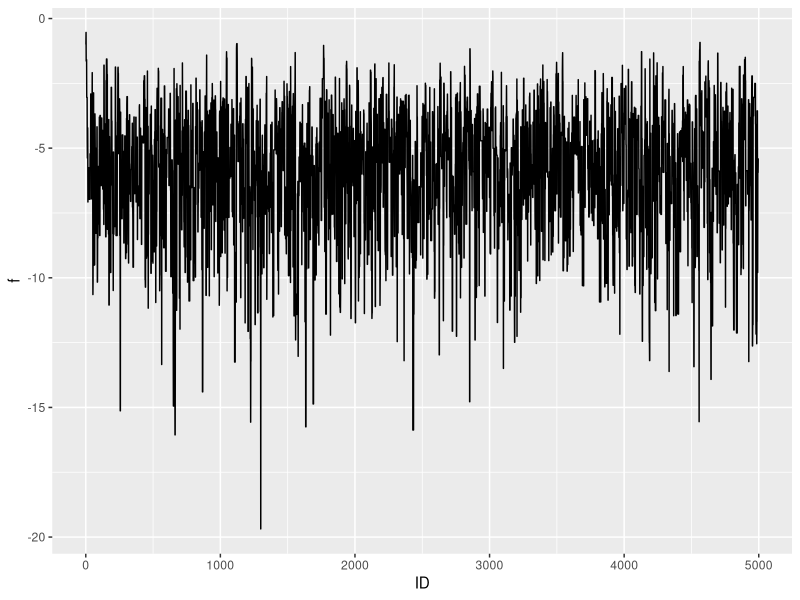
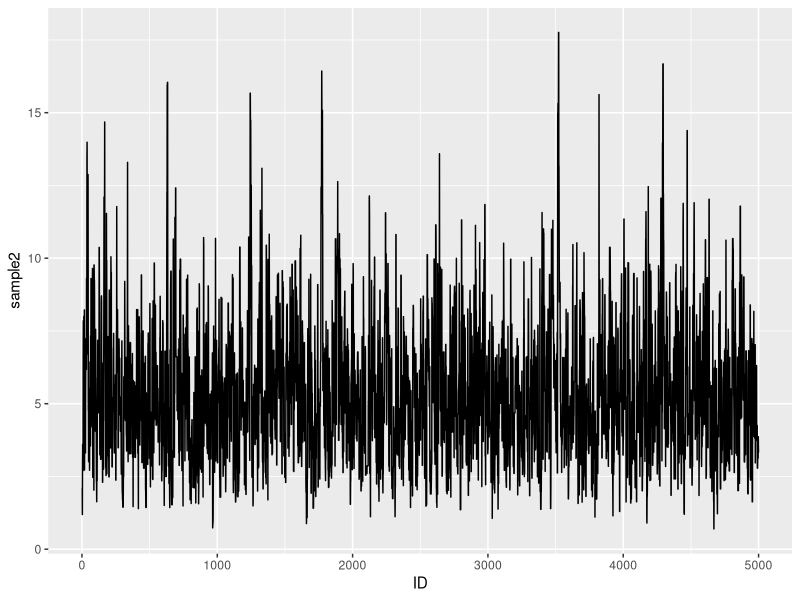

Recreate these plots in R, in order. (Note: this script raises an error after producing the figures.)
pdf_function <- function(x) (1/(1*2*3*4*5))* x^5*exp(-x)

library(coda)
library(ggplot2)


Metro_hast <- function(steps ,starting_point, p ){
  #create our vectors 
  current_point <- starting_point
  
  for(i in 2:steps){
    currentX <- current_point[i-1]
    X_to_evaluate <- rlnorm(1, meanlog = log(currentX) , sdlog = p)
    Uniform_var <- runif(1)
    
    ratio_numerator <- (pdf_function(X_to_evaluate)* dlnorm(currentX, meanlog = log(X_to_evaluate), p) )
    denominator <- (pdf_function(currentX)*dlnorm(X_to_evaluate,meanlog=log(currentX), p))
    
    alpha <- min(1 , ratio_numerator / denominator)
    
    if(Uniform_var <= alpha)current_point[i] <- X_to_evaluate
    
    else current_point[i] <- currentX
  }
  
  (-1)*current_point
  
}



f<-Metro_hast(5000,1,1)
df_1 <- as.data.frame(f)
df_1$ID <- 1:5000

ggplot(df_1 , aes(x = ID , y = f))+geom_line()


########
#### 1.2 


Metro_hast_chi <- function(steps ,starting_point ){
  #create our vectors 
  current_point <- starting_point
  
  for(i in 2:steps) {
    currentX <- current_point[i-1]
    
    X_to_evaluate <- rchisq(1, df=floor(currentX +1))
    Uniform_var <- runif(1)
    
    ratio_numerator <- pdf_function(X_to_evaluate)*dchisq(1,df=floor(X_to_evaluate+1))
    denominator <- pdf_function(currentX)*dchisq(1, df=floor(X_to_evaluate+1))
    
    alpha <- min(1 , ratio_numerator / denominator)
    
    if(Uniform_var <= alpha)current_point[i] <- X_to_evaluate
    else current_point[i] <- currentX
    
    
    
  }
  current_point
  
  
}

sample2<-Metro_hast_chi(5000,rchisq(1,1))

df_2 <- as.data.frame(sample2)
df_2$ID <- 1:5000

ggplot(df_2 , aes(x = ID , y = sample2))+geom_line()




###############
#1.3

Matrix_1<-matrix(,10,2000)

for(i in 1:10){
  Matrix_1[one_to_ten,] <- Metro_hast_chi(2000, i )
}

Gelman_list <- list()

for (i in 1:10) {
  
  Gelman_list[[i]]<- as.mcmc(Matrix_1[i,])
  
}
gelman.diag(Gelman_list, confidence = 0.95, transform=FALSE, autoburnin=TRUE,
            multivariate=TRUE)



gelman.plot(Gelman_list, bin.width = 10, max.bins = 50,
            confidence = 0.95)



###############
##### 1.4 #####
###############

draw_1 <--Metro_hast(5000,rlnorm(1,0,1),1)
mean(draw_1)


draw_2 <- Metro_hast_chi(5000,rchisq(1,floor(1)))
mean(draw_2)